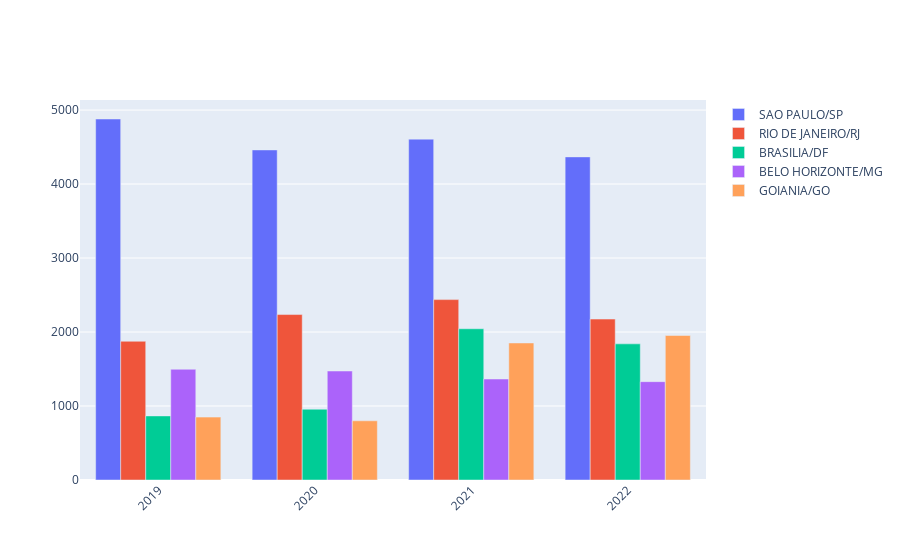

Notebook code cell kept with this figure:
### Code cell
analiseTemporal(df=bilhetes, mes=4, numAmostras=5, stacked=False)

### Figure 1 — Plotly figure (JSON) as saved in the notebook; plotly's stock layout.template omitted (floating-point values rounded to 4 significant figures)
{"data": [{"name": "SAO PAULO/SP", "type": "bar", "x": ["2019", "2020", "2021", "2022"], "y": [4879, 4461, 4607, 4367, 18314]}, {"name": "RIO DE JANEIRO/RJ", "type": "bar", "x": ["2019", "2020", "2021", "2022"], "y": [1875, 2236, 2438, 2175, 8724]}, {"name": "BRASILIA/DF", "type": "bar", "x": ["2019", "2020", "2021", "2022"], "y": [866, 957, 2044, 1840, 5707]}, {"name": "BELO HORIZONTE/MG", "type": "bar", "x": ["2019", "2020", "2021", "2022"], "y": [1497, 1473, 1365, 1329, 5664]}, {"name": "GOIANIA/GO", "type": "bar", "x": ["2019", "2020", "2021", "2022"], "y": [850, 800, 1852, 1953, 5455]}], "layout": {"barmode": "group", "xaxis": {"tickangle": -45}}}
